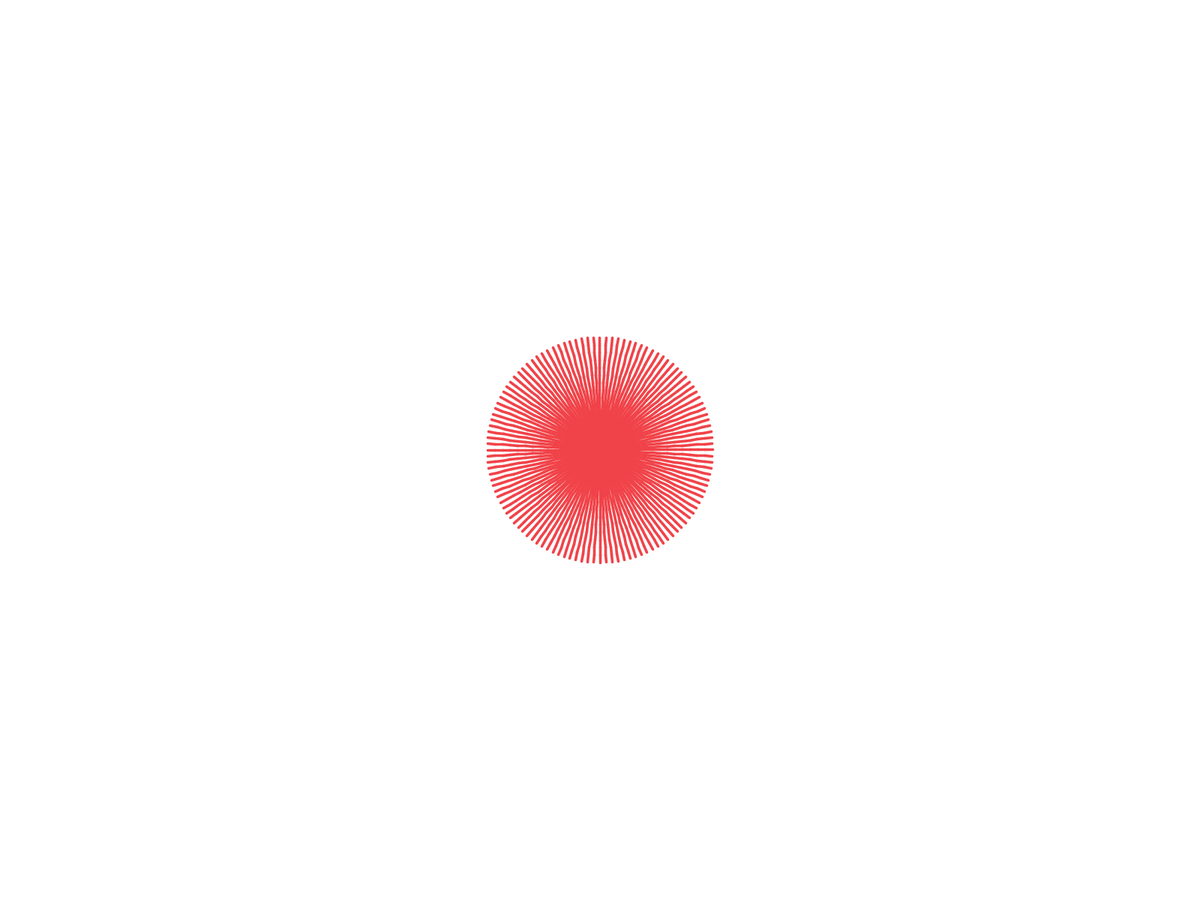
Frame 1 (no input)
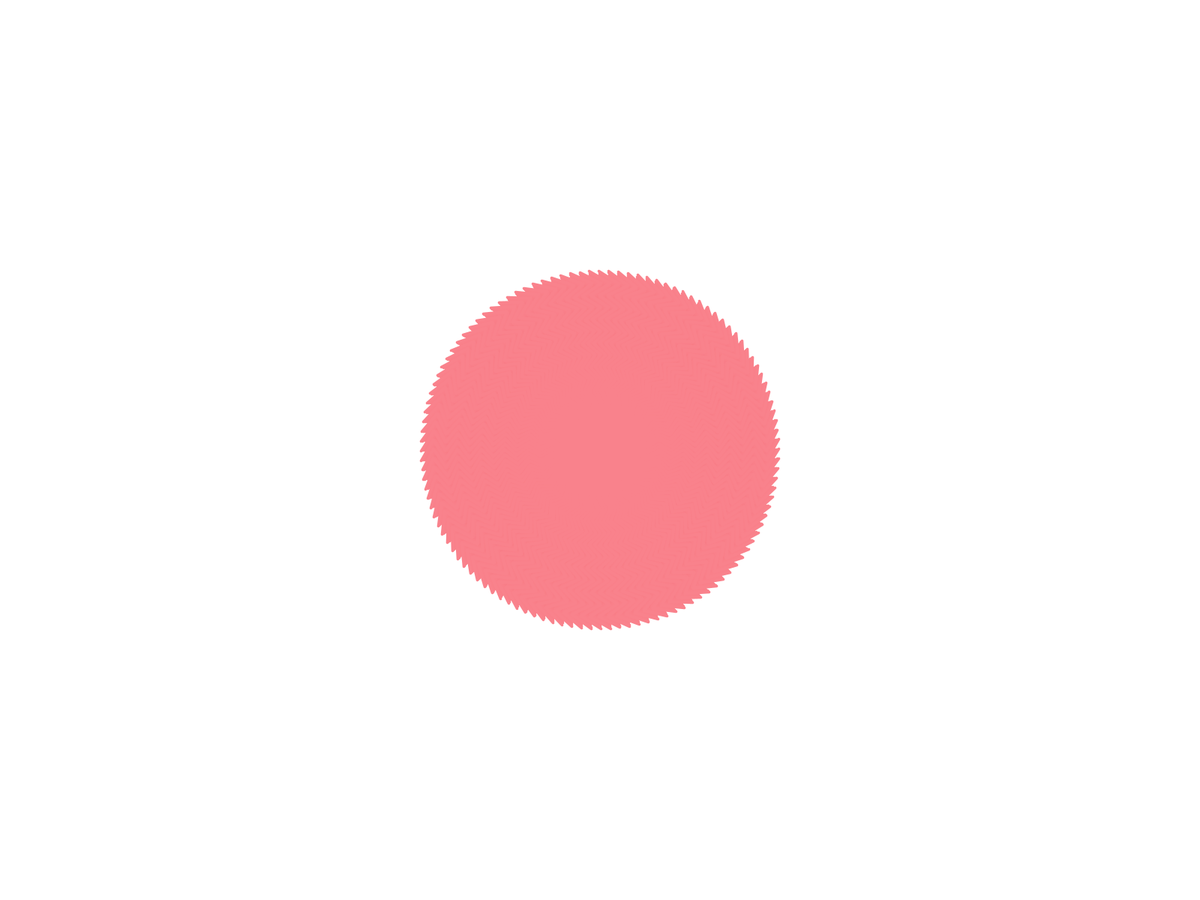
Frame 60 (the mouse pressed at the canvas centre just before this capture)
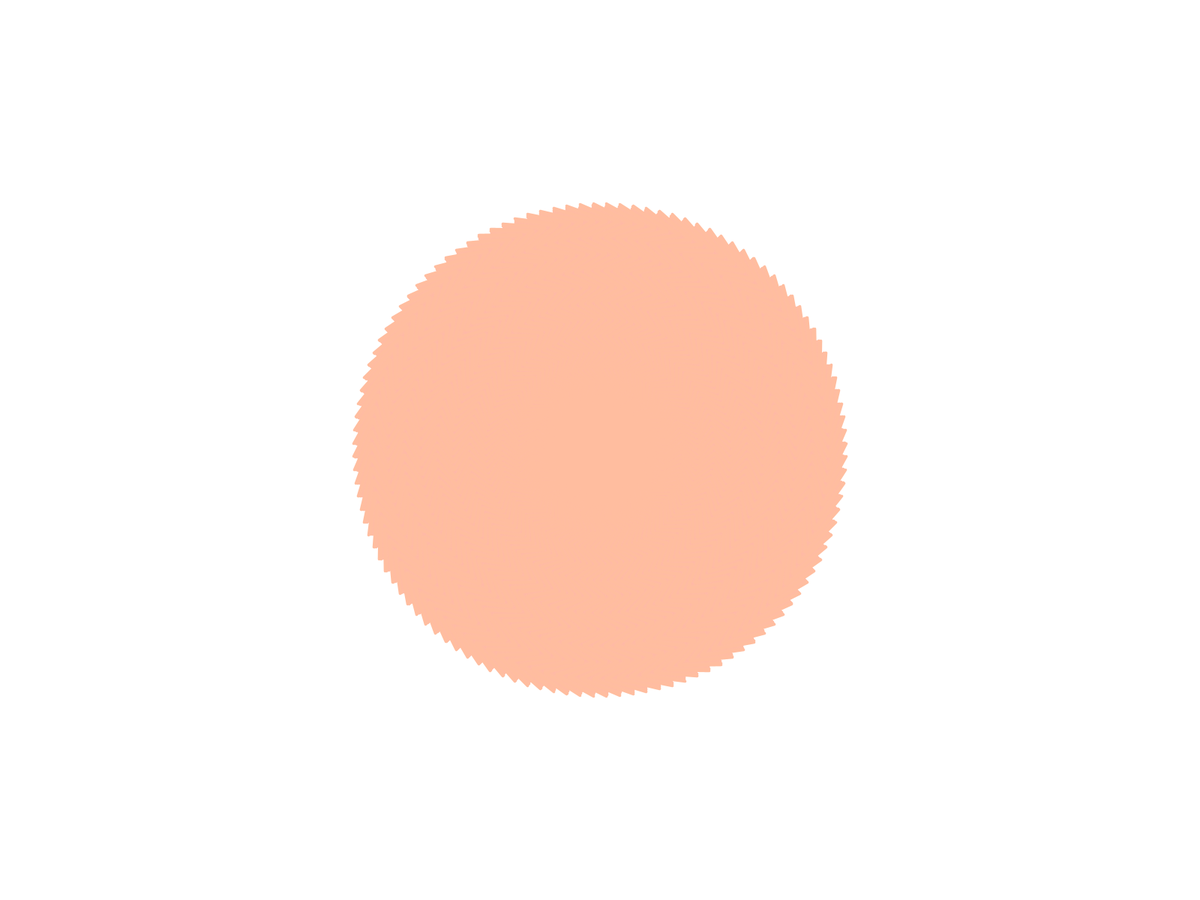
Frame 120 (the mouse held since frame 60 and released just before this capture)

The Processing sketch that drew these frames (run headless with seeded random() and noise(); from frame 60 on, the mouse is pressed at the canvas centre):

// Processing sketch: whatItLooksLikeWhenYouSmokeWeed
// ── whatItLooksLikeWhenYouSmokeWeed.pde
float radius = 10;
float numPoints = 100;
int circs = 3;
float rotVal = 0.00;
float limit = 0.01;
float speed = 0.000;
int rotDirection = 1;
int sizeDirection = 1;
float sizeLowLimit = 10;
float sizeHighLimit = 100;
float scale = 1;
color c0 = #F04248;
color c1 = #FFADBA;
color c2 = #FFFF31;
color c3 = #3A86FF;
color c4 = #269464;
float colVal;
float changeVar = 0;
float lerpInc = 0;

void setup() {
  //size(1000, 1000);
  fullScreen();
  //colorMode(HSB);
  background(255);
}

void draw() {
  //background(255);
  translate(width/2, height/2);
  //radius = 22;
  numPoints = 116;
  noFill();
  //stroke(0);
  strokeWeight(3.6);
  limit = 0.10;
  scale = 961;
  speed = 0.001;
  circs = 15;
  changeVar += 0.01;
  colVal = changeVar%5;
  lerpInc = changeVar%1;
  if (colVal > 0 && colVal <= 1) stroke(lerpColor(c0, c1, lerpInc));
  if (colVal > 1 && colVal <= 2) stroke(lerpColor(c1, c2, lerpInc));
  if (colVal > 2 && colVal <= 3) stroke(lerpColor(c2, c3, lerpInc));
  if (colVal > 3 && colVal <= 4) stroke(lerpColor(c3, c4, lerpInc));
  if (colVal > 4) stroke(lerpColor(c4, c0, lerpInc));
  for (int j = 0; j < circs; j++) {
    for (int i = 0; i < numPoints; i++) {
      //stroke(abs(2000*rotVal)%255, 255, 255);
      if (j == 0) {
        line(radius*sin((TWO_PI/numPoints)*i+rotVal), radius*cos((TWO_PI/numPoints)*i+rotVal), 0, 0);
      } else if (j % 2 == 1) {
        line(j*radius*sin((TWO_PI/numPoints)*i+rotVal), j*radius*cos((TWO_PI/numPoints)*i+rotVal), 
          (j+1)*radius*sin((TWO_PI/numPoints)*i-rotVal), (j+1)*radius*cos((TWO_PI/numPoints)*i-rotVal));
      } else {
        line((j+1)*radius*sin((TWO_PI/numPoints)*i+rotVal), (j+1)*radius*cos((TWO_PI/numPoints)*i+rotVal), 
          j*radius*sin((TWO_PI/numPoints)*i-rotVal), j*radius*cos((TWO_PI/numPoints)*i-rotVal));
      }
    }
  }
  if (rotVal < -limit || rotVal > limit) rotDirection *= -1;
  rotVal += speed*rotDirection;
  sizeLowLimit = 2;
  sizeHighLimit = 100;
  if (radius < sizeLowLimit || radius > sizeHighLimit) {
    sizeDirection *= -1;
    generateNewPallet();
  }
  radius += 0.1*sizeDirection;
  println(radius);
}

void keyPressed() {
  if (key == ' ') generateNewPallet();
}

void generateNewPallet() {
  c0 = color(random(0, 255), random(0, 255), random(0, 255));
  c1 = color(random(0, 255), random(0, 255), random(0, 255));
  c2 = color(random(0, 255), random(0, 255), random(0, 255));
  c3 = color(random(0, 255), random(0, 255), random(0, 255));
  c4 = color(random(0, 255), random(0, 255), random(0, 255));
  //c0 = color(random(0, 255), 255, 255);
  //c1 = color(random(0, 255), 255, 255);
  //c2 = color(random(0, 255), 255, 255);
  //c3 = color(random(0, 255), 255, 255);
  //c4 = color(random(0, 255), 255, 255);
}
